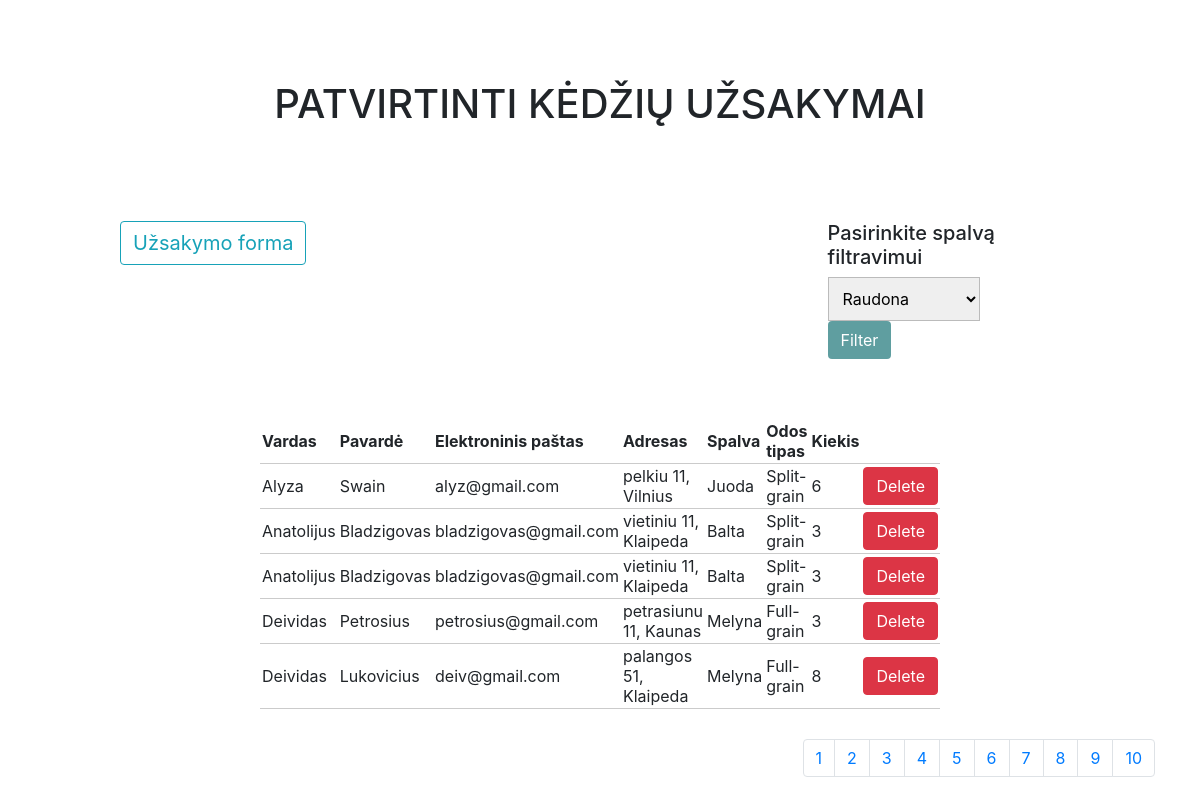
Page /order.php?page=2 on the committed database.
### tables this page shows
CREATE TABLE `data` (
  `id` int(8) NOT NULL,
  `name` varchar(255) NOT NULL,
  `surname` varchar(255) NOT NULL,
  `email` varchar(255) NOT NULL,
  `adress` varchar(255) NOT NULL,
  `color` varchar(255) NOT NULL,
  `leather` varchar(255) NOT NULL,
  `amount` int(10) NOT NULL,
  `price` double NOT NULL
);

### order.php (the view, shortened to what this page needs)
<?php include('server.php') ?>
<!DOCTYPE html>
<html>
<head>
</head>
<body>
<header>
    <h1>Patvirtinti kėdžių užsakymai</h1>
</header>
<div class="container">
    <div class="row">
        <div class="col" style="padding: 5px 90px;">
            <button type="button" onclick="location.href='chair.php';" style="font-size: 20px"
                    class="btn btn-outline-info">Užsakymo forma
            </button>
        </div>
        <div class="col">
            <form action="" method="get" class="formfix" style="width: 200px; height: 173px">
                <h5>Pasirinkite spalvą filtravimui</h5>
                <select name="colorlist" style="width: 80%;">
                    <?php
                    $colors = ['Raudona', 'Melyna', 'Ruda', 'Juoda', 'Balta'];
                    foreach ($colors as $color) {
                        $colorSelected = '';
                        echo "<option value=\"$color\"' . $colorSelected . '>$color</option>";
                    }
                    ?>
                </select>
                <input type="submit" class="divider btn" name="color" value="Filter"/>
            </form>
        </div>
    </div>
</div>
<table>
    <thead>
    <tr>
        <th>Vardas</th>
        <th>Pavardė</th>
        <th>Elektroninis paštas</th>
        <th>Adresas</th>
        <th>Spalva</th>
        <th>Odos tipas</th>
        <th>Kiekis</th>
    </tr>
    </thead>
    <tbody>
    <?php
    $results = Paging();
    $totalPages = $results[1];
    ?>
    <?php $results = Paging(); ?>
    <?php while ($row = mysqli_fetch_array($results[0])) { ?>
        <form action="delete.php" class="formfix" method="get">
            <tr>
                <td> <?php echo $row["name"] ?></td>
                <td><?php echo $row["surname"] ?></td>
                <td><?php echo $row["email"] ?></td>
                <td><?php echo $row["adress"] ?></td>
                <td><?php echo $row["color"] ?></td>
                <td><?php echo $row["leather"] ?></td>
                <td><?php echo $row["amount"] ?></td>
                <td>
                    <button type="submit" class="btn btn-danger">Delete</button>
                </td>
        </form>
    <?php } ?>
    </tbody>
</table>
<div class="container">
    <div class="row">
        <div class="col">
        </div>
        <div class="col">
        </div>
        <div class="col">
            <div class="pagination">
                <?php
                $query = $_GET;
                for ($i = 1; $i <= $totalPages; ++$i) {
                    $query['page'] = $i;
                    echo "<li class=\"page-item\"><a class=\"page-link\" href='?" . http_build_query($query) . "'>$i</a></li> ";
                }
                ?>
            </div>
        </div>
    </div>
</div>
</body>
</html>

### style.css (style rules this page uses)
body { font-size: 19px; }
table { width: 50%; margin: 30px auto; border-collapse: collapse; text-align: left; }
tr { border-bottom: 1px solid #cbcbcb; }
th, td { border: none; height: 30px; padding: 2px; }
.formfix { width: 30%; margin: auto; text-align: left; padding: 5px; border: none; }
select { text-align: left; padding: 10px; border: 1px solid #bbbbbb; width: 55%; }
form { width: 45%; margin: 50px auto; text-align: left; padding: 20px; border: 1px solid #bbbbbb; border-radius: 5px; }
.btn { padding: 10px; font-size: 15px; color: white; background: #5F9EA0; border: none; border-radius: 5px; }
h1 { font-family: "Avant Garde", Avantgarde, "Century Gothic", CenturyGothic, "AppleGothic", sans-serif; font-size: 92px; padding: 80px 50px; text-align: center; text-transform: uppercase; text-rendering: optimizeLegibility; }

### rows in the picture
data: name "Alyza", surname "Swain", email "alyz@gmail.com", adress "pelkiu 11, Vilnius", color "Juoda", leather "Split-grain", amount "6"
data: name "Anatolijus", surname "Bladzigovas", email "bladzigovas@gmail.com", adress "vietiniu 11, Klaipeda", color "Balta", leather "Split-grain", amount "3"
data: name "Anatolijus", surname "Bladzigovas", email "bladzigovas@gmail.com", adress "vietiniu 11, Klaipeda", color "Balta", leather "Split-grain", amount "3"
data: name "Deividas", surname "Petrosius", email "petrosius@gmail.com", adress "petrasiunu 11, Kaunas", color "Melyna", leather "Full-grain", amount "3"
data: name "Deividas", surname "Lukovicius", email "deiv@gmail.com", adress "palangos 51, Klaipeda", color "Melyna", leather "Full-grain", amount "8"

### other values in the picture
form field colorlist "Raudona"
